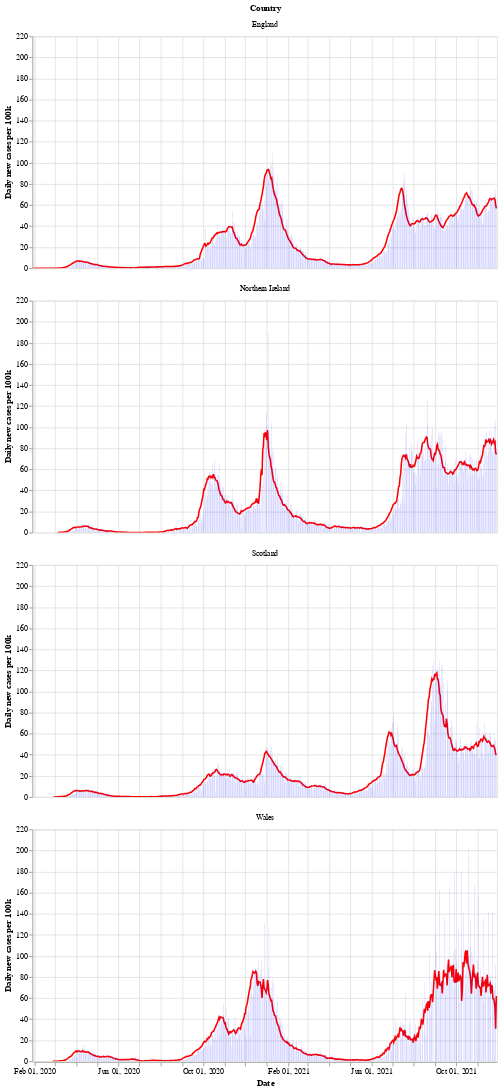

Notebook code cell kept with this figure:
### Markdown cell above
Next is a bar chart of the number of new cases in each country (per 100k population), with the 7 day moving average of cases. Again we see that Wales saw a longer period of raising and falling cases compared to the other countries.

After a period of cases falling, each nation is now seeing a rise in the number of cases - especially in Wales.

### Code cell
# collapse
bars = alt.Chart(uk_cases).mark_bar().encode(
    x=alt.X("yearmonthdate(date):T", axis=alt.Axis(title='Date')),
    y=alt.Y("newCasesRate:Q", axis=alt.Axis(title='Daily new cases per 100k')),
    tooltip='newCasesRate',
    color=alt.condition(
        alt.datum.dailyChange > 0,
        alt.value("orange"),  # The positive color
        alt.value("blue")  # The negative color
    )
).properties(title='New cases per 100k population with rolling 7 day average', width=600).interactive()
line = alt.Chart(uk_cases).mark_line(
    color='red',
    size=2,
).transform_window(
    rolling_mean='mean(newCasesRate)',
    frame=[0, 7],
    groupby=['areaName']
).encode(
    x='yearmonthdate(date):T',
    y='rolling_mean:Q'
)
alt.layer(line, bars, data=uk_cases).facet(alt.Row('areaName', title='Country'), columns=1)

### Figure 1 — Vega-Lite specification as saved in the notebook (floating-point values rounded to 4 significant figures; data arrays with more than 128 entries replaced by an {"elided": "..."} marker saying what was removed)
{"config": {"view": {"continuousWidth": 400, "continuousHeight": 300}}, "data": {"name": "data-3340cd0ff7fcbbcbe95252c6729545f3"}, "facet": {"type": "nominal", "field": "areaName", "title": "Country"}, "spec": {"layer": [{"mark": {"type": "line", "color": "red", "size": 2}, "encoding": {"x": {"type": "temporal", "field": "date", "timeUnit": "yearmonthdate"}, "y": {"type": "quantitative", "field": "rolling_mean"}}, "transform": [{"window": [{"op": "mean", "field": "newCasesRate", "as": "rolling_mean"}], "frame": [0, 7], "groupby": ["areaName"]}]}, {"mark": "bar", "encoding": {"color": {"condition": {"value": "orange", "test": "(datum.dailyChange > 0)"}, "value": "blue"}, "tooltip": {"type": "quantitative", "field": "newCasesRate"}, "x": {"type": "temporal", "axis": {"title": "Date"}, "field": "date", "timeUnit": "yearmonthdate"}, "y": {"type": "quantitative", "axis": {"title": "Daily new cases per 100k"}, "field": "newCasesRate"}}, "selection": {"selector002": {"type": "interval", "bind": "scales", "encodings": ["x", "y"]}}, "title": "New cases per 100k population with rolling 7 day average", "width": 600}]}, "columns": 1, "$schema": "https://vega.github.io/schema/vega-lite/v4.8.1.json", "datasets": {"data-3340cd0ff7fcbbcbe95252c6729545f3": {"elided": "2584 records"}}}
